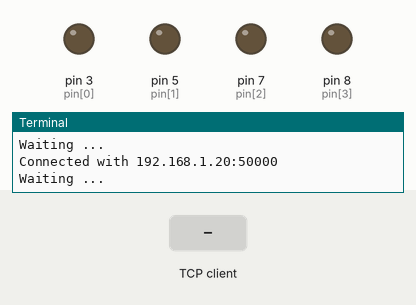
Recording of a program running on a simulated Raspberry Pi (header pin numbers). Shown: output pins drawn as LEDs (lit = HIGH), the last lines printed to the terminal. The inputs (shaded band) are chosen by the test bench. One TCP client connects 1 s after the port opens and stays connected; threads take turns every 2 ms.

Above: at 1.4 s.
1.5 s: the TCP client sends "BB"
At 2.2 s:
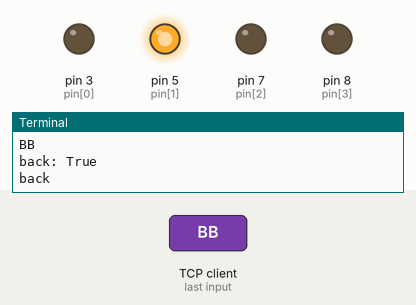
3.0 s: the TCP client sends "FF"
At 3.3 s:
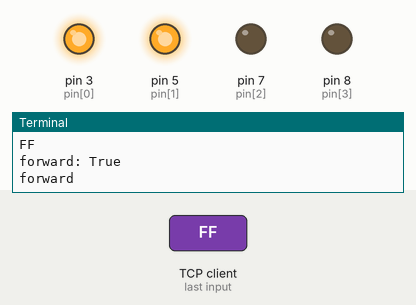
4.5 s: the TCP client sends "LL"
At 5.6 s:
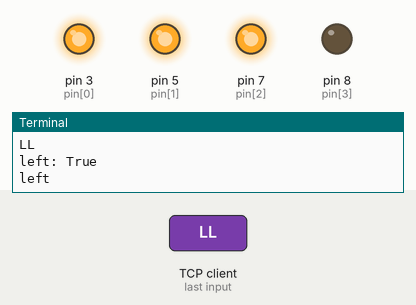
6.0 s: the TCP client sends "RR"
At 6.8 s:
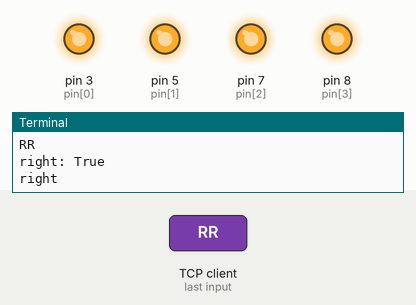
Timing chart, 0 to 8.5 s (numbered marks = the images above; inputs shaded):
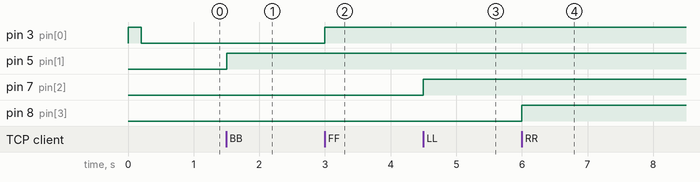

The program:

server.py
```python
import socket
import sys
import time
from thread import *
import car

def stop():
    print "stop"
    car.stop()

def forward(on):
    print "forward: %s" % on
    if on:
        car.forward()
    else:
        car.stop()

def back(on):
    print "back: %s" % on
    if on:
        car.back()
    else:
        car.stop()

def left(on):
    print "left: %s" % on
    if on:
        car.left()
    else:
        car.straight()

def right(on):
    print "right: %s" % on
    if on:
        car.right()
    else:
        car.straight()

# Set mapping between socket command name and function name
armoptions = {'FF' : forward,
              'BB' : back,
              'LL' : left,
              'RR' : right}


HOST = '' # Symbolic name meaning all available interfaces
PORT = 5000 # Arbitrary non-privileged port

s = socket.socket(socket.AF_INET, socket.SOCK_STREAM)

# Allow socket reuse
s.setsockopt(socket.SOL_SOCKET, socket.SO_REUSEADDR, 1)

try:
    s.bind((HOST,PORT))
except socket.error , msg:
    print 'Bind failed. Error Code : ' + str(msg[0]) + ' Message ' + msg[1]
    sys.exit()

s.listen(10)

def clientthread(conn):
    # Keep running until quit command executed
    while 1:
        # Get the data
        data = conn.recv(1024)
	print data
        if not data:
	    print data
            print "Socket closed"
            break

        # Strip off any whitespace if present
        data = ''.join(data.split())

        # Loop through the recieved buffer a character at a time building up commands
        i = 0;
        cmd = ""
        while i < len(data):
            # Look for the special case of a stop
            if data[i] == '.':
                stop()
                i += 1
                continue

            # Build up command
            cmd += data[i]

            # If enough characters for a command has been found then interpret and call function
            if len(cmd) == 2:
                param = True
                if len(data) > i+1:
                    # on/off
                    if data[i+1] == '+':
                        param = True
                        i += 1
                    elif data[i+1] == '-':
                        param = False
                        i += 1
                    elif data[i+1].isdigit():
                        param = data[i+1]
                        i += 1

                # Get option and call function
                try:
                    armoptions[cmd](param)
                except KeyError:
                    print "Bad command: " + cmd

                # Clear command once issued
                cmd = ""

            # Move onto next character
            i += 1


##
## Main starting piont of server
##
running = True
try:
    while running:
        print "Waiting ..."
        # Wait to accept a connection from client control app
        conn, addr = s.accept()
        print 'Connected with ' + addr[0] + ':' + str(addr[1])

        # Start listening to new socket on seperate thread
        start_new_thread(clientthread ,(conn,))

finally:
    print "Exiting"
    try:
        car.stop()  # Stop the car if we get here in error
    except:
        pass
    s.close()
    time.sleep(0.1) # wait a little for threads to finish
    car.cleanup()
```

car.py
```python
import RPi.GPIO as io
import sys, termios, tty, time

pin = [3,5,7,8]

io.setmode(io.BOARD)
for i in range(len(pin)):
    io.setup(pin[i],io.OUT)

#w
def forward():
    io.output(pin[0], True)
    print "forward"

#s
def back():
    io.output(pin[1], True)
    print "back"

#a
def left():
    io.output(pin[2], True)
    print "left"

#d
def right():
    io.output(pin[3], True)
    print "right"

def straight():
    io.output(pin[2],False)
    io.output(pin[3],False)

def stop():
    for i in range(len(pin)):
	io.output(pin[i], False)

def cleanup():
    stop()
    io.cleanup()

forward()
time.sleep(0.2)
stop()

if __name__ == "__main__":
    try:
        forward()
        while True:
            time.sleep(1)
    finally:
        print "Cleanup"
        stop()
        cleanup()
```

Measured:
- after the input at 1.5 s, pin 5 (pin[1]): LOW → HIGH at once
- after the input at 3.0 s, pin 3 (pin[0]): LOW → HIGH at once
- after the input at 4.5 s, pin 7 (pin[2]): LOW → HIGH at once
- after the input at 6.0 s, pin 8 (pin[3]): LOW → HIGH at once
